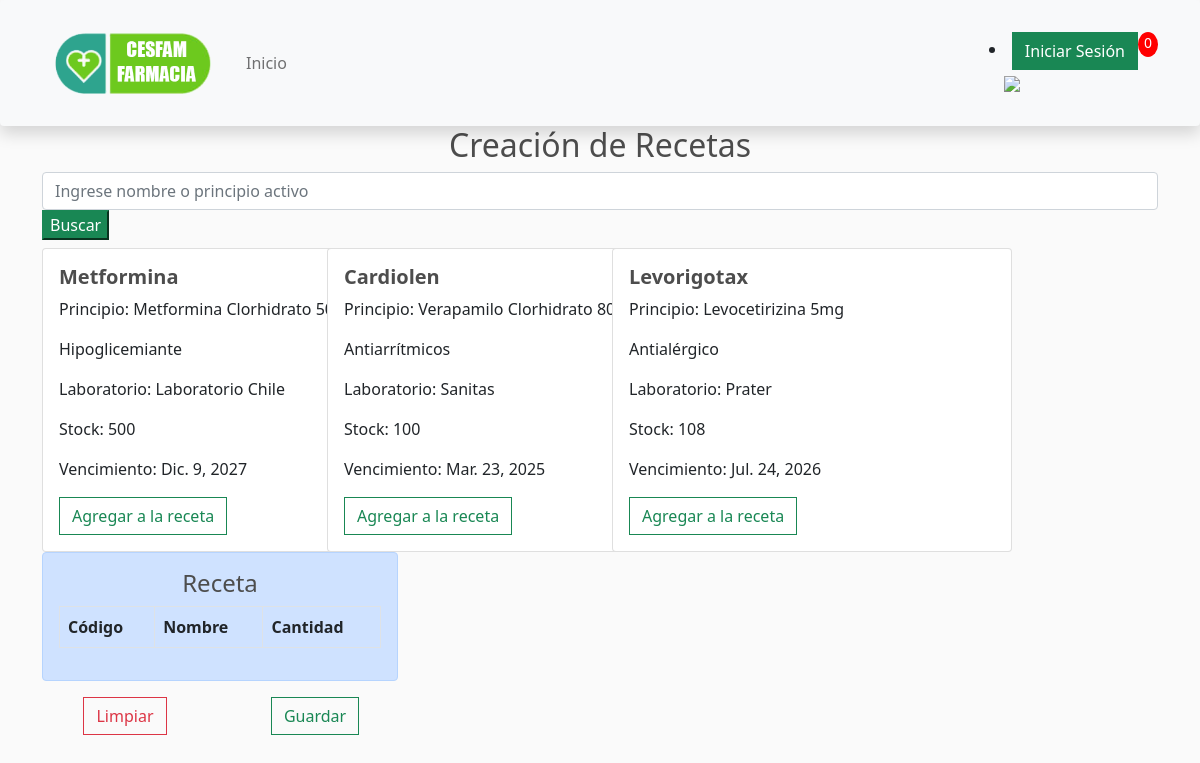
/crear_receta2, run on an earlier commit of the app's database.
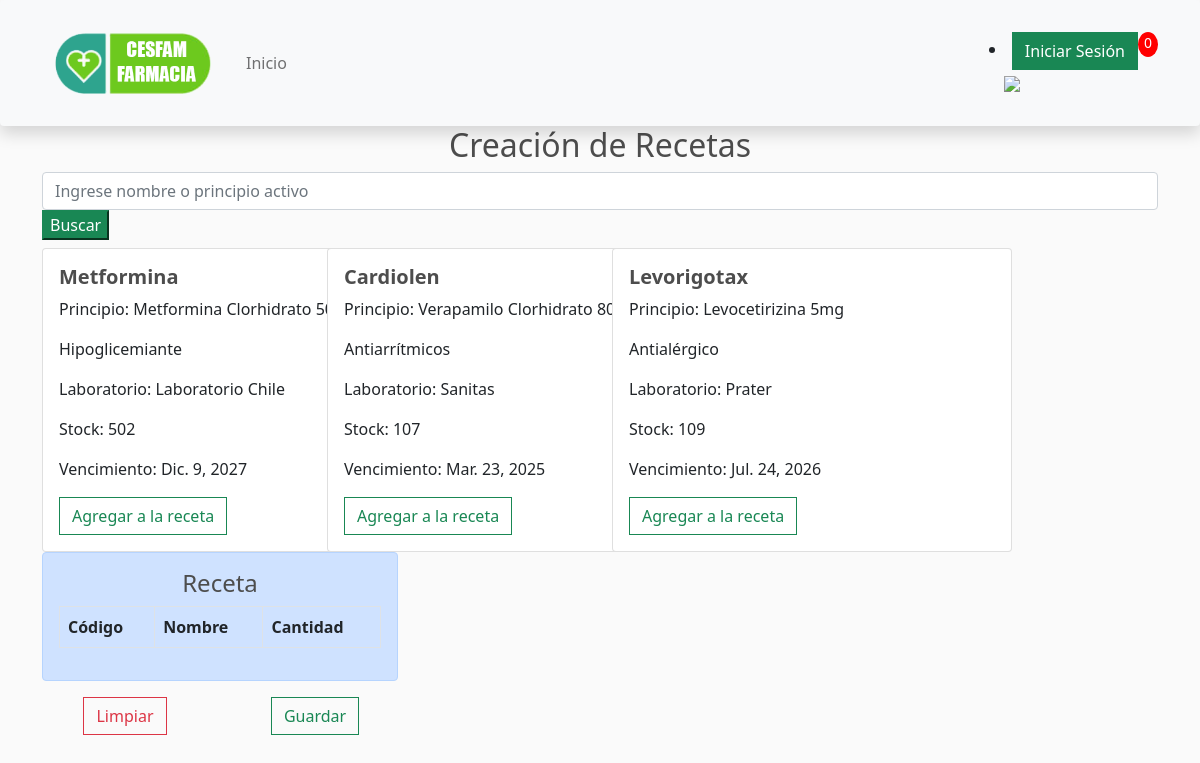
And on a later commit of the database.
### reserva/models.py (models this page shows, shortened)
class Medicamento(models.Model): #esta tabla guarda la información relacionada al medicamento
    codigo = models.AutoField(primary_key=True, verbose_name="Código del Medicamento") #codigo asignado de acuerdo a control interno, es clave primaria
    nombreMed = models.CharField(max_length=25, verbose_name="Nombre del Medicamento") #es el nombre comercial del medicamento
    principio = models.CharField(max_length=40, verbose_name="Principio Activo") #el principio activo del medicamento
    categoria = models.ForeignKey(Categoria, on_delete=models.RESTRICT, default=0)
    laboratorio = models.ForeignKey(Laboratorio, on_delete=models.RESTRICT) #laboratorio que lo fabrica, se obtiene de la tabla Laboratorio
    formato = models.ForeignKey(Formato, on_delete=models.RESTRICT) #el formato de venta del medicamento, se obtiene de la tabla Formato
    stock = models.IntegerField(verbose_name="Stock del Medicamento") #la cantidad que hay en existencias del medicamento
    vencimiento = models.DateField(verbose_name="Fecha de Vencimiento") #la fecha de vencimiento indicada por el fabricante

class Categoria(models.Model):
    idCategoria = models.AutoField(primary_key=True, verbose_name="ID de la Categoría (uso interno)")
    nombreCat = models.CharField(max_length=40, verbose_name="Nombre de la Categoría")
    descripcion = models.CharField(max_length=200, verbose_name="Descripción de la Categoría")
    def __str__(self):
        return self.nombreCat

class Laboratorio(models.Model): #tabla que contiene los laboratorios fabricantes de medicamentos
    idLab = models.AutoField(primary_key=True, verbose_name="Id del laboratorio (uso interno)") #id del laboratorio, es un autoincremental clave primaria que se utiliza en la tabla medicamento
    nombreLab = models.CharField(max_length=25, verbose_name="Nombre del Laboratorio") #nombre del laboratorio, para detalle
    def __str__(self):
        return self.nombreLab

### reserva/views.py (the view)
# urls.py: path('crear_receta2', crear_receta2, name="crear_receta2"),
def crear_receta2(request):
    medicamentos = Medicamento.objects.all()
    return render(request, 'reserva/crearRecetas.html', {'medicamentos':medicamentos})

### reserva/context_processor.py (called while the page is built, shortened)
def guardar_receta(request):
    return{"ca"}

### reserva/templates/reserva/crearRecetas.html (shortened to what this page needs)
{% extends 'reserva/base.html' %}
{% load static %}
{% block content %}
<body>
    <div class="text-center">
        <h2>Creación de Recetas</h2>
    </div>
    <div class="container">
        <div class="row">
            <form method="get">
                <div id="custom-search-input">
                    <div class="col-md-12">
                        <input type="text" class="form-control" placeholder="Ingrese nombre o principio activo" name="buscar">
                        <span>
                            <button type="submit" class="btn-success">Buscar</button>
                        </span>
                    </div>
                </div>
            </form>
        </div>
    </div>
    <div class="d-flex container">
        <div class="row">
            {% for med in medicamentos %}
            <div class="col-8 col-sm-3 mt-2">
                <div class="card" style="width: 25rem;">
                    <div class="card-body">
                        <h5 class="card-title"><strong>{{med.nombreMed}}</strong></h5>
                        <p class="card-text">Principio: {{med.principio}}</p>
                        <p class="card-text">{{med.categoria}}</p>
                        <p class="card-text">Laboratorio: {{med.laboratorio}}</p>
                        <p class="card-text">Stock: {{med.stock}}</p>
                        <p class="card-text">Vencimiento: {{med.vencimiento}}</p>
                        <a type="button" class="btn btn-outline-success" href="{% url 'agregar_medicamento_carrito' med.codigo %}">Agregar a la receta</a>
                    </div>
                </div>
            </div>
            {% endfor %}
            <div class="col-4">
                <div class="alert alert-primary" role="alert">
                    <table class="table table-bordered">
                        <thead>
                            <h4 scope="row" colspan="3" class="text-center">Receta</h4>
                            <tr>
                                <th scope="col">Código</th>
                                <th scope="col">Nombre</th>
                                <th scope="col">Cantidad</th>
                            </tr>
                        </thead>
                    </table>
                </div>
                <div class="row text-center">
                    <div class="col-6"><a href="{% url 'limpiar_medicamento_carrito' %}" class="btn btn-outline-danger">Limpiar</a></div>
                    <div class="col-6"><a href="{% url 'asignar_receta' %}" class="btn btn-outline-success">Guardar</a></div>
                </div>
            </div>
        </div>
    </div>
</body>
{% endblock %}

What changed in the data, as far as the page shows it:
changed Medicamento "Metformina": stock "500" → "502"
changed Medicamento "Cardiolen": stock "100" → "107"
changed Medicamento "Levorigotax": stock "108" → "109"
